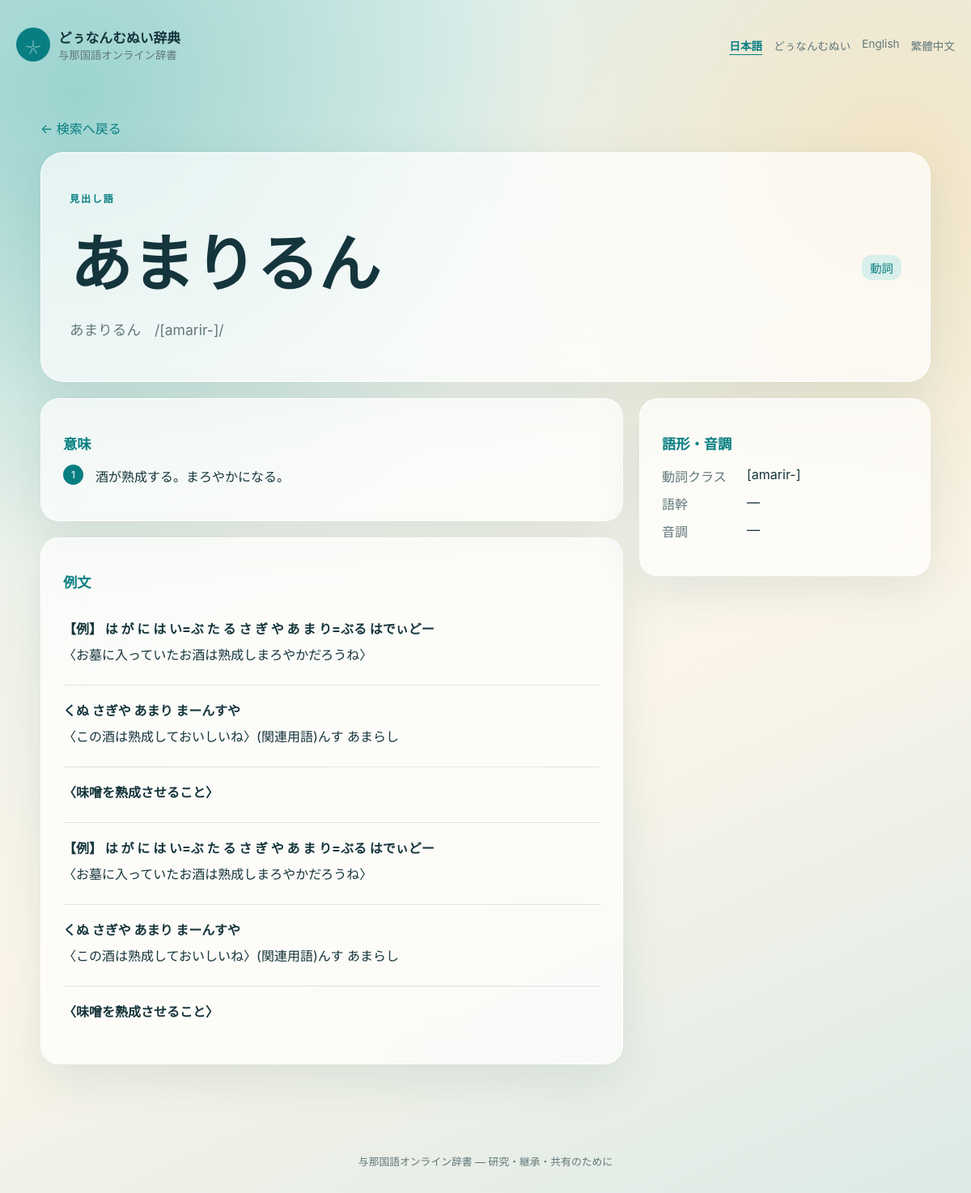
The app's page /word/121 with its own data.
### tables this page shows
CREATE TABLE entries (
    id INTEGER PRIMARY KEY AUTOINCREMENT,  -- 自動増加の主キー
    headword TEXT NOT NULL,                -- 見出し語（与那国語原文）
    kana TEXT,                             -- かな表記
    ipa TEXT,                              -- IPA（ローマ字）表記
    pos TEXT,                              -- 品詞（名詞、動詞など）
    verb_class TEXT,                       -- 動詞クラス（動詞のみ必要）
    verb_stem TEXT,                        -- 動詞の語幹（動詞のみ必要）。複数はコンマ区切りで保存。
    tone TEXT,                             -- 音調
    etymology TEXT,                        -- 語源
    historical_change TEXT,                -- 歴史的音変化
    created_at TIMESTAMP DEFAULT CURRENT_TIMESTAMP,
    updated_at TIMESTAMP DEFAULT CURRENT_TIMESTAMP
, supplemental_note TEXT);

CREATE TABLE meanings (
    id INTEGER PRIMARY KEY AUTOINCREMENT,
    entry_id INTEGER NOT NULL,             -- entriesテーブルへの関連
    language TEXT NOT NULL,                -- 言語コード：ja, zh-tw, en
    meaning_number INTEGER DEFAULT 1,      -- 義項番号（多義語対応）
    definition TEXT NOT NULL,              -- 意味の説明
    FOREIGN KEY (entry_id) REFERENCES entries(id) ON DELETE CASCADE
);

CREATE TABLE examples (
    id INTEGER PRIMARY KEY AUTOINCREMENT,
    entry_id INTEGER NOT NULL,
    yonaguni_sentence TEXT NOT NULL,       -- 与那国語例文
    FOREIGN KEY (entry_id) REFERENCES entries(id) ON DELETE CASCADE
);

### v2app/public.py (the view)
@bp.get("/word/<int:entry_id>")
@bp.get("/word/<int:entry_id>-<slug>")
def entry(entry_id, slug=None):
    db=get_db(); language=request.args.get("language","ja"); display="ja" if language=="yonaguni" else language
    if language not in ("ja","en","zh-tw","yonaguni"):
        language="ja"; display="ja"
    row=db.execute("SELECT e.* FROM entries e JOIN entry_workflow w ON w.entry_id=e.id WHERE e.id=? AND w.publication_status='published'",(entry_id,)).fetchone()
    if not row: abort(404)
    meanings=db.execute("SELECT meaning_number,definition FROM meanings WHERE entry_id=? AND language=? AND TRIM(COALESCE(definition,''))!='' ORDER BY meaning_number",(entry_id,display)).fetchall()
    fallback=False
    if not meanings and display!="ja": meanings=db.execute("SELECT meaning_number,definition FROM meanings WHERE entry_id=? AND language='ja' AND TRIM(COALESCE(definition,''))!='' ORDER BY meaning_number",(entry_id,)).fetchall(); fallback=True
    examples=[]
    for ex in db.execute("SELECT ex.* FROM examples ex LEFT JOIN example_state es ON es.example_id=ex.id WHERE ex.entry_id=? AND COALESCE(es.is_archived,0)=0 ORDER BY ex.id",(entry_id,)):
        trans=db.execute("SELECT word_by_word,free_translation FROM example_translations WHERE example_id=? AND language=? ORDER BY id LIMIT 1",(ex["id"],display)).fetchone()
        if not trans and display!="ja": trans=db.execute("SELECT word_by_word,free_translation FROM example_translations WHERE example_id=? AND language='ja' ORDER BY id LIMIT 1",(ex["id"],)).fetchone()
        audio=db.execute("SELECT file_path FROM media_files WHERE example_id=? AND file_type='audio' AND COALESCE(is_archived,0)=0 AND COALESCE(is_pending,0)=0 ORDER BY id DESC LIMIT 1",(ex["id"],)).fetchone()
        examples.append({"sentence":ex["yonaguni_sentence"],"translation":trans,"audio":audio[0] if audio else None})
    source_sections=[]
    for section_row in db.execute("SELECT ss.content_json,s.name,s.abbreviation,s.bibliography,s.url FROM entry_source_sections ss JOIN sources s ON s.id=ss.source_id WHERE ss.entry_id=? ORDER BY ss.sort_order,ss.id",(entry_id,)):
        content=json.loads(section_row["content_json"]); section=dict(section_row)
        section.update(content)
        section_meanings=content.get("meanings",{}).get(display)
        if not section_meanings and display!="ja":
            section_meanings=content.get("meanings",{}).get("ja",[])
            if section_meanings: fallback=True
        section_meanings=section_meanings or []
        section["display_meanings"]=[value for value in section_meanings if value]
        section_examples=[]
        for example in content.get("examples",[]):
            translations=example.get("translations",{}); translation=translations.get(display)
            if not translation and display!="ja": translation=translations.get("ja")
            section_examples.append({"sentence":example.get("yonaguni",""),"translation":translation})
        section["display_examples"]=section_examples
        section["safe_url"] = section["url"] if (section["url"] or "").startswith(("https://", "http://")) else None
        source_sections.append(section)
    media=db.execute("SELECT file_type,file_path,description FROM media_files WHERE entry_id=? AND example_id IS NULL AND COALESCE(is_archived,0)=0 AND COALESCE(is_pending,0)=0",(entry_id,)).fetchall()
    conjugations=db.execute("SELECT form_name,conjugated_form FROM conjugations WHERE entry_id=?",(entry_id,)).fetchall()
    synonyms=db.execute("SELECT synonym FROM synonyms WHERE entry_id=?",(entry_id,)).fetchall()
    has_default_meanings=bool(meanings or synonyms)
    return render_template("public/entry.html",entry=row,meanings=meanings,examples=examples,source_sections=source_sections,has_default_meanings=has_default_meanings,media=media,conjugations=conjugations,synonyms=synonyms,language=language,fallback=fallback,ui=public_ui(language),language_urls=language_urls())

### v2app/db.py (called while the page is built)
def get_db():
    if "db" not in g:
        g.db = sqlite3.connect(current_app.config["DATABASE"])
        g.db.row_factory = sqlite3.Row
        g.db.execute("PRAGMA foreign_keys = ON")
        g.db.execute("PRAGMA busy_timeout = 5000")
    return g.db

### v2app/i18n.py (called while the page is built)
def public_ui(language):
    return UI_TRANSLATIONS.get(language, UI_TRANSLATIONS["ja"])

### v2app/public.py (called while the page is built)
def language_urls():
    links = {}
    for language in ("ja", "yonaguni", "en", "zh-tw"):
        values = request.args.to_dict()
        values["language"] = language
        links[language] = url_for(request.endpoint, **(request.view_args or {}), **values)
    return links

### v2app/security.py (called while the page is built)
def csrf_protect():
    if request.method in SAFE_METHODS:
        return None
    expected = session.get("csrf_token", "")
    supplied = request.form.get("csrf_token") or request.headers.get("X-CSRF-Token", "")
    if not expected or not hmac.compare_digest(expected, supplied):
        abort(400, description="フォームの有効期限が切れました。画面を再読み込みしてください。")

def apply_security_headers(response):
    response.headers["X-Content-Type-Options"] = "nosniff"
    response.headers["X-Frame-Options"] = "DENY"
    response.headers["Referrer-Policy"] = "strict-origin-when-cross-origin"
    response.headers["Permissions-Policy"] = "camera=(), geolocation=(), microphone=()"
    response.headers["Content-Security-Policy"] = (
        "default-src 'self'; img-src 'self' data:; media-src 'self'; "
        "style-src 'self' 'unsafe-inline'; script-src 'self'"
    )
    if request.is_secure:
        response.headers["Strict-Transport-Security"] = "max-age=31536000; includeSubDomains"
    if request.path.startswith("/v2/"):
        response.headers["Cache-Control"] = "no-store"
    return response

### v2app/templates/public/entry.html (shortened to what this page needs)
{% extends "public/base.html" %}
{% block content %}
<a class="back-link" href="{{ url_for('public.index',language=language) }}">← {{ ui.back }}</a>
<article class="word-hero glass">
  <div><p class="eyebrow">{{ ui.headword }}</p><h1>{{ entry.headword }}</h1><p class="word-reading">{{ entry.kana or '' }} {% if entry.ipa %}<span>/{{ entry.ipa }}/</span>{% endif %}</p></div>
  <span class="pos large">{{ ui.pos.get(entry.pos,entry.pos) if entry.pos else ui.pos_unknown }}</span>
</article>
<div class="entry-layout">
  <div class="entry-main">
    {% if has_default_meanings %}
    <section class="content-card glass"><h2>{{ ui.meanings }}</h2>
      {% for meaning in meanings %}<div class="meaning"><span>{{ meaning.meaning_number }}</span><p>{{ meaning.definition }}</p></div>{% endfor %}
    </section>
    {% elif not source_sections and not conjugations and not examples %}
    <section class="content-card glass"><h2>{{ ui.meanings }}</h2><p>{{ ui.meaning_pending }}</p></section>
    {% endif %}
    {% if examples %}
    <section class="content-card glass"><h2>{{ ui.examples }}</h2>{% for ex in examples %}<article class="public-example"><div><strong>{{ ex.sentence }}</strong></div>{% if ex.translation %}<p>{{ ex.translation.free_translation or '' }}</p>{% else %}<p class="translation-missing">{{ ui.translation_missing }}</p>{% endif %}</article>{% endfor %}</section>
    {% endif %}
  </div>
  <aside>
    {% if entry.verb_class or entry.verb_stem or entry.tone %}<section class="side-card glass"><h2>{{ ui.word_shape_tone }}</h2><dl><dt>{{ ui.verb_class }}</dt><dd>{{ entry.verb_class or '—' }}</dd><dt>{{ ui.stem }}</dt><dd>{{ entry.verb_stem or '—' }}</dd><dt>{{ ui.tone }}</dt><dd>{{ entry.tone or '—' }}</dd></dl></section>{% endif %}
  </aside>
</div>
{% endblock %}

### v2app/static/public/dictionary.css (style rules this page uses)
:root { --ink:#15353c;--muted:#61777a;--ocean:#087e82;--lagoon:#54b8b0;--sand:#f4dfb7;--glass:rgba(255,255,255,.7) }
* { box-sizing:border-box }
body { margin:0;min-height:100vh;color:var(--ink);font-family:-apple-system,BlinkMacSystemFont,"Noto Sans JP",sans-serif;background:#e8f2ef }
.glass { background:var(--glass);border:1px solid rgba(255,255,255,.85);box-shadow:0 18px 55px rgba(24,80,81,.1);backdrop-filter:blur(22px);-webkit-backdrop-filter:blur(22px) }
.eyebrow { color:var(--ocean);font-size:.75rem;font-weight:800;letter-spacing:.16em }
.pos { height:max-content;padding:5px 10px;border-radius:12px;background:#d9efeb;color:var(--ocean);font-size:.75rem }
.pos.large { font-size:.9rem }
.back-link { display:inline-block;margin:35px 0 18px;color:var(--ocean);text-decoration:none }
.word-hero { display:flex;align-items:center;gap:25px;padding:35px;border-radius:28px }
.word-hero>div { flex:1 }
.word-hero h1 { font-family:serif;font-size:clamp(2.4rem,7vw,4.8rem);margin:3px 0 }
.word-reading { color:var(--muted);font-size:1.1rem }
.word-reading span { margin-left:12px }
.entry-layout { display:grid;grid-template-columns:minmax(0,2fr) minmax(260px,1fr);gap:20px;margin-top:20px }
.entry-main,.entry-layout aside { display:grid;align-content:start;gap:20px }
.content-card,.side-card { padding:27px;border-radius:23px }
.content-card h2,.side-card h2 { font-size:1.08rem;color:var(--ocean) }
.meaning { display:grid;grid-template-columns:30px 1fr;gap:10px }
.meaning span { display:grid;place-items:center;width:25px;height:25px;border-radius:50%;background:var(--ocean);color:white;font-size:.75rem }
.meaning p { margin:2px 0 16px }
.public-example { padding:18px 0;border-top:1px solid rgba(21,53,60,.12) }
.public-example:first-of-type { border-top:0 }
.public-example>div { display:flex;justify-content:space-between;gap:15px }
.public-example p { margin:8px 0 }
.side-card dl { display:grid;grid-template-columns:95px 1fr;gap:10px }
.side-card dt { color:var(--muted) }
.side-card dd { margin:0 }

### records on screen
entries: headword "あまりるん", kana "あまりるん", ipa "[amarir-]", pos "動詞", verb_class "[amarir-]", verb_stem "—", tone "—"
meanings: meaning_number "1", definition "酒が熟成する。まろやかになる。"
examples: sentence "【例】 は が に は い=ぶ た る さ ぎ や あ ま り=ぶる はでぃどー", translation "〈お墓に入っていたお酒は熟成しまろやかだろうね〉"
examples: sentence "くぬ さぎや あまり まーんすや", translation "〈この酒は熟成しておいしいね〉(関連用語)んす あまらし"
examples: sentence "〈味噌を熟成させること〉"
examples: sentence "【例】 は が に は い=ぶ た る さ ぎ や あ ま り=ぶる はでぃどー", translation "〈お墓に入っていたお酒は熟成しまろやかだろうね〉"
examples: sentence "くぬ さぎや あまり まーんすや", translation "〈この酒は熟成しておいしいね〉(関連用語)んす あまらし"
examples: sentence "〈味噌を熟成させること〉"

### other values on screen
{{ ui.brand_subtitle }} "与那国語オンライン辞書"
{{ ui.back }} "検索へ戻る"
{{ ui.headword }} "見出し語"
{{ ui.meanings }} "意味"
{{ ui.examples }} "例文"
{{ ui.word_shape_tone }} "語形・音調"
{{ ui.verb_class }} "動詞クラス"
{{ ui.stem }} "語幹"
{{ ui.tone }} "音調"
{{ ui.footer }} "与那国語オンライン辞書 — 研究・継承・共有のために"
